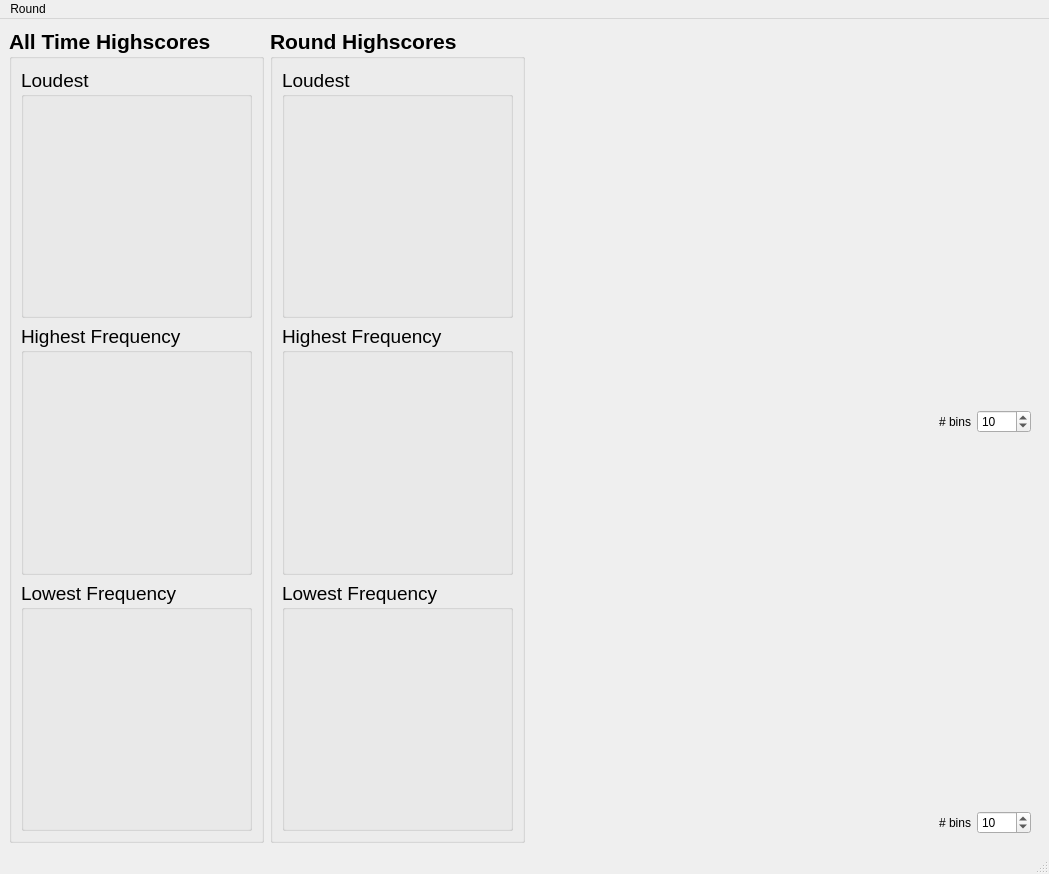
<?xml version="1.0" encoding="UTF-8"?>
<ui version="4.0">
 <class>scoreWindow</class>
 <widget class="QMainWindow" name="scoreWindow">
  <property name="geometry">
   <rect>
    <x>0</x>
    <y>0</y>
    <width>1049</width>
    <height>874</height>
   </rect>
  </property>
  <property name="windowTitle">
   <string>MainWindow</string>
  </property>
  <widget class="QWidget" name="centralwidget">
   <layout class="QHBoxLayout" name="horizontalLayout">
    <item>
     <widget class="QGroupBox" name="groupBox">
      <property name="sizePolicy">
       <sizepolicy hsizetype="Preferred" vsizetype="Preferred">
        <horstretch>2</horstretch>
        <verstretch>0</verstretch>
       </sizepolicy>
      </property>
      <property name="font">
       <font>
        <pointsize>16</pointsize>
        <weight>75</weight>
        <bold>true</bold>
       </font>
      </property>
      <property name="title">
       <string>All Time Highscores</string>
      </property>
      <layout class="QVBoxLayout" name="verticalLayout_8">
       <item>
        <widget class="QGroupBox" name="boxGlobalLoudest">
         <property name="font">
          <font>
           <pointsize>14</pointsize>
           <weight>50</weight>
           <bold>false</bold>
          </font>
         </property>
         <property name="title">
          <string>Loudest</string>
         </property>
         <layout class="QVBoxLayout" name="verticalLayout_7">
          <item>
           <spacer name="verticalSpacer">
            <property name="orientation">
             <enum>Qt::Vertical</enum>
            </property>
            <property name="sizeHint" stdset="0">
             <size>
              <width>20</width>
              <height>40</height>
             </size>
            </property>
           </spacer>
          </item>
         </layout>
        </widget>
       </item>
       <item>
        <widget class="QGroupBox" name="boxGlobalHighest">
         <property name="font">
          <font>
           <pointsize>14</pointsize>
           <weight>50</weight>
           <bold>false</bold>
          </font>
         </property>
         <property name="title">
          <string>Highest Frequency</string>
         </property>
         <layout class="QVBoxLayout" name="verticalLayout_10">
          <item>
           <spacer name="verticalSpacer_2">
            <property name="orientation">
             <enum>Qt::Vertical</enum>
            </property>
            <property name="sizeHint" stdset="0">
             <size>
              <width>20</width>
              <height>40</height>
             </size>
            </property>
           </spacer>
          </item>
         </layout>
        </widget>
       </item>
       <item>
        <widget class="QGroupBox" name="boxGlobalLowest">
         <property name="font">
          <font>
           <pointsize>14</pointsize>
           <weight>50</weight>
           <bold>false</bold>
          </font>
         </property>
         <property name="title">
          <string>Lowest Frequency</string>
         </property>
         <layout class="QVBoxLayout" name="verticalLayout_9">
          <item>
           <spacer name="verticalSpacer_3">
            <property name="orientation">
             <enum>Qt::Vertical</enum>
            </property>
            <property name="sizeHint" stdset="0">
             <size>
              <width>20</width>
              <height>40</height>
             </size>
            </property>
           </spacer>
          </item>
         </layout>
        </widget>
       </item>
      </layout>
     </widget>
    </item>
    <item>
     <widget class="QGroupBox" name="groupBox_4">
      <property name="sizePolicy">
       <sizepolicy hsizetype="Preferred" vsizetype="Preferred">
        <horstretch>2</horstretch>
        <verstretch>0</verstretch>
       </sizepolicy>
      </property>
      <property name="font">
       <font>
        <pointsize>16</pointsize>
        <weight>75</weight>
        <bold>true</bold>
       </font>
      </property>
      <property name="title">
       <string>Round Highscores</string>
      </property>
      <layout class="QVBoxLayout" name="verticalLayout_6">
       <item>
        <widget class="QGroupBox" name="boxLocalLoudest">
         <property name="font">
          <font>
           <pointsize>14</pointsize>
           <weight>50</weight>
           <bold>false</bold>
          </font>
         </property>
         <property name="title">
          <string>Loudest</string>
         </property>
         <layout class="QVBoxLayout" name="verticalLayout_3">
          <item>
           <spacer name="verticalSpacer_4">
            <property name="orientation">
             <enum>Qt::Vertical</enum>
            </property>
            <property name="sizeHint" stdset="0">
             <size>
              <width>20</width>
              <height>40</height>
             </size>
            </property>
           </spacer>
          </item>
         </layout>
        </widget>
       </item>
       <item>
        <widget class="QGroupBox" name="boxLocalHighest">
         <property name="font">
          <font>
           <pointsize>14</pointsize>
           <weight>50</weight>
           <bold>false</bold>
          </font>
         </property>
         <property name="title">
          <string>Highest Frequency</string>
         </property>
         <layout class="QVBoxLayout" name="verticalLayout_4">
          <item>
           <spacer name="verticalSpacer_5">
            <property name="orientation">
             <enum>Qt::Vertical</enum>
            </property>
            <property name="sizeHint" stdset="0">
             <size>
              <width>20</width>
              <height>40</height>
             </size>
            </property>
           </spacer>
          </item>
         </layout>
        </widget>
       </item>
       <item>
        <widget class="QGroupBox" name="boxLocalLowest">
         <property name="font">
          <font>
           <pointsize>14</pointsize>
           <weight>50</weight>
           <bold>false</bold>
          </font>
         </property>
         <property name="title">
          <string>Lowest Frequency</string>
         </property>
         <layout class="QVBoxLayout" name="verticalLayout_5">
          <item>
           <spacer name="verticalSpacer_6">
            <property name="orientation">
             <enum>Qt::Vertical</enum>
            </property>
            <property name="sizeHint" stdset="0">
             <size>
              <width>20</width>
              <height>40</height>
             </size>
            </property>
           </spacer>
          </item>
         </layout>
        </widget>
       </item>
      </layout>
     </widget>
    </item>
    <item>
     <widget class="QWidget" name="widget" native="true">
      <property name="sizePolicy">
       <sizepolicy hsizetype="Preferred" vsizetype="Preferred">
        <horstretch>4</horstretch>
        <verstretch>0</verstretch>
       </sizepolicy>
      </property>
      <layout class="QVBoxLayout" name="verticalLayout">
       <item>
        <widget class="PlotWidget" name="powerHistogram" native="true">
         <property name="sizePolicy">
          <sizepolicy hsizetype="Preferred" vsizetype="Preferred">
           <horstretch>0</horstretch>
           <verstretch>1</verstretch>
          </sizepolicy>
         </property>
        </widget>
       </item>
       <item>
        <layout class="QHBoxLayout" name="horizontalLayout_2">
         <item>
          <spacer name="horizontalSpacer">
           <property name="orientation">
            <enum>Qt::Horizontal</enum>
           </property>
           <property name="sizeHint" stdset="0">
            <size>
             <width>40</width>
             <height>20</height>
            </size>
           </property>
          </spacer>
         </item>
         <item>
          <widget class="QLabel" name="label">
           <property name="text">
            <string># bins</string>
           </property>
          </widget>
         </item>
         <item>
          <widget class="QSpinBox" name="boxPowerBins">
           <property name="minimum">
            <number>5</number>
           </property>
           <property name="maximum">
            <number>1000</number>
           </property>
           <property name="value">
            <number>10</number>
           </property>
          </widget>
         </item>
        </layout>
       </item>
       <item>
        <widget class="PlotWidget" name="frequencyHistogram" native="true">
         <property name="sizePolicy">
          <sizepolicy hsizetype="Preferred" vsizetype="Preferred">
           <horstretch>0</horstretch>
           <verstretch>1</verstretch>
          </sizepolicy>
         </property>
         <zorder>groupBox_4</zorder>
        </widget>
       </item>
       <item>
        <layout class="QHBoxLayout" name="horizontalLayout_6">
         <item>
          <spacer name="horizontalSpacer_3">
           <property name="orientation">
            <enum>Qt::Horizontal</enum>
           </property>
           <property name="sizeHint" stdset="0">
            <size>
             <width>40</width>
             <height>20</height>
            </size>
           </property>
          </spacer>
         </item>
         <item>
          <widget class="QLabel" name="label_3">
           <property name="text">
            <string># bins</string>
           </property>
          </widget>
         </item>
         <item>
          <widget class="QSpinBox" name="boxFrequencyBins">
           <property name="minimum">
            <number>5</number>
           </property>
           <property name="maximum">
            <number>1000</number>
           </property>
           <property name="value">
            <number>10</number>
           </property>
          </widget>
         </item>
        </layout>
       </item>
      </layout>
     </widget>
    </item>
   </layout>
  </widget>
  <widget class="QMenuBar" name="menubar">
   <property name="geometry">
    <rect>
     <x>0</x>
     <y>0</y>
     <width>1049</width>
     <height>30</height>
    </rect>
   </property>
   <widget class="QMenu" name="menuNew_Round">
    <property name="title">
     <string>Round</string>
    </property>
    <addaction name="separator"/>
    <addaction name="actionNewRound"/>
   </widget>
   <addaction name="menuNew_Round"/>
  </widget>
  <widget class="QStatusBar" name="statusbar"/>
  <action name="actionNewRound">
   <property name="text">
    <string>New Round</string>
   </property>
  </action>
 </widget>
 <customwidgets>
  <customwidget>
   <class>PlotWidget</class>
   <extends>QWidget</extends>
   <header>pyqtgraph.h</header>
   <container>1</container>
  </customwidget>
 </customwidgets>
 <resources/>
 <connections/>
</ui>
